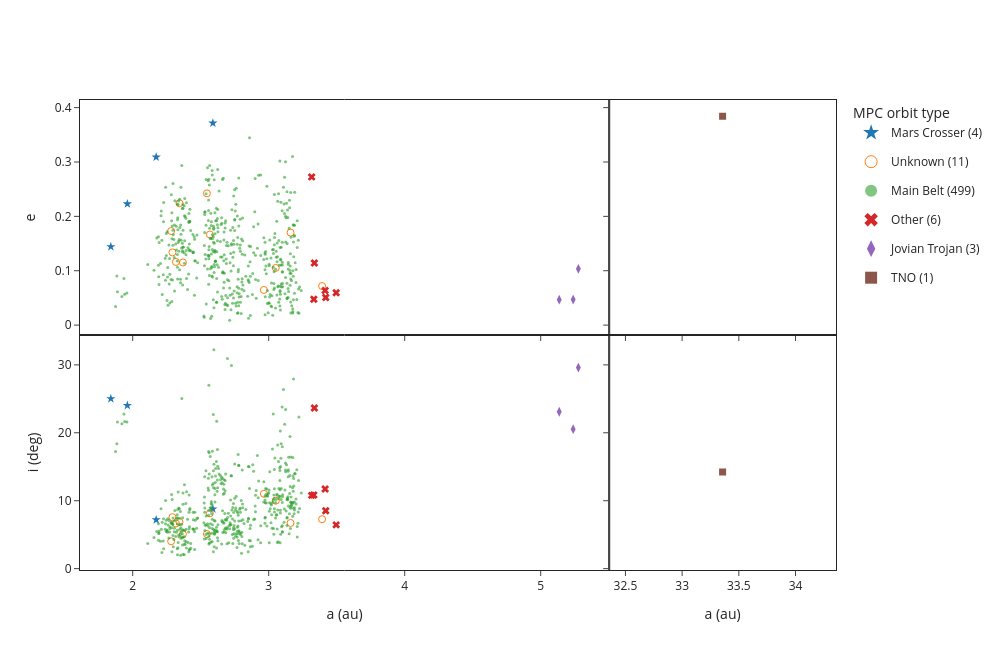

Notebook code cell kept with this figure:
### Code cell
import plotly.graph_objects as go
from plotly.subplots import make_subplots

# a-e and a-i distribution by MPC class. Objects beyond A_SPLIT (TNOs, distant objects)
# go to a narrower right-hand column so the inner Solar System is not compressed.
A_SPLIT = 10  # au

# Class label: the MPC orbit type; if missing, fall back to the object type (e.g. comets)
cls = objects['orbit_type'].replace('None', pd.NA).fillna(objects['object_type']).fillna('Unknown')
plot_df = objects.assign(cls=cls)
counts = plot_df['cls'].value_counts()

symbols = {'Apollo': 'square', 'Aten': 'square-open', 'Atira': 'square-dot', 'Amor': 'triangle-up',
           'Mars Crosser': 'star', 'Hungaria': 'diamond-open', 'Main Belt': 'circle', 'Hilda': 'hexagon',
           'Jovian Trojan': 'diamond-tall', 'Jupiter Coupled': 'diamond', 'Other': 'x',
           'Centaur': 'cross', 'Neptune Trojan': 'pentagon', 'TNO': 'square', 'Unknown': 'circle-open'}
# Show classes from the inner to the outer Solar System (ordered by median a)
order = plot_df.groupby('cls')['a'].median().sort_values().index
palette = ['#1f77b4', '#ff7f0e', '#2ca02c', '#d62728', '#9467bd', '#8c564b', '#e377c2',
           '#7f7f7f', '#bcbd22', '#17becf']
colors_cls = {c: palette[i % len(palette)] for i, c in enumerate(order)}

fig = make_subplots(rows=2, cols=2, shared_xaxes='columns', shared_yaxes='rows',
                    column_widths=[0.7, 0.3], horizontal_spacing=0, vertical_spacing=0)

for c in order:
    d = plot_df[plot_df['cls'] == c]
    small = c == 'Main Belt'  # many points: draw as small dots
    marker = dict(symbol=symbols.get(c, 'circle'), color=colors_cls[c], size=3 if small else 7,
                  opacity=0.6 if small else 1)
    first = True  # one legend entry per class
    for col, part in [(1, d[d['a'] < A_SPLIT]), (2, d[d['a'] >= A_SPLIT])]:
        if part.empty:
            continue
        for row, ycol in [(1, 'e'), (2, 'incl')]:
            fig.add_trace(go.Scatter(
                x=part['a'], y=part[ycol], mode='markers', marker=marker,
                name=f'{c} ({counts[c]})', legendgroup=c, showlegend=first,
                customdata=part['mpc_designation'],
                hovertemplate=f'%{{customdata}}<br>a = %{{x:.3f}} au<br>{ycol} = %{{y:.3f}}<extra>{c}</extra>'),
                row=row, col=col)
            first = False

fig.update_xaxes(showline=True, mirror=True, ticks='outside')
fig.update_yaxes(showline=True, mirror=True, ticks='outside')
fig.update_xaxes(title_text='a (au)', row=2)
fig.update_yaxes(title_text='e', row=1, col=1)
fig.update_yaxes(title_text='i (deg)', row=2, col=1)
fig.update_layout(template='simple_white', width=1000, height=650,
                  legend=dict(title='MPC orbit type', itemsizing='constant'))
fig.show()

### Figure 1 — Plotly figure (JSON) as saved in the notebook; plotly's stock layout.template omitted (floating-point values rounded to 4 significant figures; data arrays with more than 128 entries replaced by an {"elided": "..."} marker saying what was removed)
{"data": [{"customdata": ["(740180) 2001 SU169", "(317189) 2001 YG2", "(455376) 2002 UE17", "2026 DA28"], "hovertemplate": "%{customdata}<br>a = %{x:.3f} au<br>e = %{y:.3f}<extra>Mars Crosser</extra>", "legendgroup": "Mars Crosser", "marker": {"color": "#1f77b4", "opacity": 1, "size": 7, "symbol": "star"}, "mode": "markers", "name": "Mars Crosser (4)", "showlegend": true, "type": "scatter", "x": [1.961, 2.173, 2.59, 1.839], "xaxis": "x", "y": [0.2231, 0.3091, 0.3716, 0.1442], "yaxis": "y"}, {"customdata": ["(740180) 2001 SU169", "(317189) 2001 YG2", "(455376) 2002 UE17", "2026 DA28"], "hovertemplate": "%{customdata}<br>a = %{x:.3f} au<br>incl = %{y:.3f}<extra>Mars Crosser</extra>", "legendgroup": "Mars Crosser", "marker": {"color": "#1f77b4", "opacity": 1, "size": 7, "symbol": "star"}, "mode": "markers", "name": "Mars Crosser (4)", "showlegend": false, "type": "scatter", "x": [1.961, 2.173, 2.59, 1.839], "xaxis": "x3", "y": [24.03, 7.191, 8.786, 25.01], "yaxis": "y3"}, {"customdata": ["(4996) Veisberg", "(47205) 1999 TQ234", "(103271) 2000 AR30", "(76682) 2000 HV66", "(151975) 2004 HU1", "(184208) 2004 PR94", "(495483) 2014 UU55", "(537390) 2015 KV172", "2022 OC78", "2025 MK35", "2025 MQ85"], "hovertemplate": "%{customdata}<br>a = %{x:.3f} au<br>e = %{y:.3f}<extra>Unknown</extra>", "legendgroup": "Unknown", "marker": {"color": "#ff7f0e", "opacity": 1, "size": 7, "symbol": "circle-open"}, "mode": "markers", "name": "Unknown (11)", "showlegend": true, "type": "scatter", "x": [2.546, 2.283, 2.292, 2.965, 2.318, 3.161, 2.567, 3.052, 2.344, 2.369, 3.393], "xaxis": "x", "y": [0.2423, 0.1729, 0.1337, 0.06466, 0.1161, 0.1701, 0.1666, 0.1052, 0.2242, 0.1152, 0.07186], "yaxis": "y"}, {"customdata": ["(4996) Veisberg", "(47205) 1999 TQ234", "(103271) 2000 AR30", "(76682) 2000 HV66", "(151975) 2004 HU1", "(184208) 2004 PR94", "(495483) 2014 UU55", "(537390) 2015 KV172", "2022 OC78", "2025 MK35", "2025 MQ85"], "hovertemplate": "%{customdata}<br>a = %{x:.3f} au<br>incl = %{y:.3f}<extra>Unknown</extra>", "legendgroup": "Unknown", "marker": {"color": "#ff7f0e", "opacity": 1, "size": 7, "symbol": "circle-open"}, "mode": "markers", "name": "Unknown (11)", "showlegend": false, "type": "scatter", "x": [2.546, 2.283, 2.292, 2.965, 2.318, 3.161, 2.567, 3.052, 2.344, 2.369, 3.393], "xaxis": "x3", "y": [5.098, 4.025, 7.575, 11.02, 6.648, 6.721, 8.133, 9.997, 6.865, 5.078, 7.279], "yaxis": "y3"}, {"customdata": {"elided": "499 str values"}, "hovertemplate": "%{customdata}<br>a = %{x:.3f} au<br>e = %{y:.3f}<extra>Main Belt</extra>", "legendgroup": "Main Belt", "marker": {"color": "#2ca02c", "opacity": 0.6, "size": 3, "symbol": "circle"}, "mode": "markers", "name": "Main Belt (499)", "showlegend": true, "type": "scatter", "x": {"elided": "499 float values"}, "xaxis": "x", "y": {"elided": "499 float values"}, "yaxis": "y"}, {"customdata": {"elided": "499 str values"}, "hovertemplate": "%{customdata}<br>a = %{x:.3f} au<br>incl = %{y:.3f}<extra>Main Belt</extra>", "legendgroup": "Main Belt", "marker": {"color": "#2ca02c", "opacity": 0.6, "size": 3, "symbol": "circle"}, "mode": "markers", "name": "Main Belt (499)", "showlegend": false, "type": "scatter", "x": {"elided": "499 float values"}, "xaxis": "x3", "y": {"elided": "499 float values"}, "yaxis": "y3"}, {"customdata": ["2013 GX122", "2022 QX146", "2025 MN13", "2025 MN7", "2025 MY61", "2025 MZ78"], "hovertemplate": "%{customdata}<br>a = %{x:.3f} au<br>e = %{y:.3f}<extra>Other</extra>", "legendgroup": "Other", "marker": {"color": "#d62728", "opacity": 1, "size": 7, "symbol": "x"}, "mode": "markers", "name": "Other (6)", "showlegend": true, "type": "scatter", "x": [3.336, 3.316, 3.332, 3.415, 3.419, 3.496], "xaxis": "x", "y": [0.1141, 0.2726, 0.04741, 0.06355, 0.05071, 0.0595], "yaxis": "y"}, {"customdata": ["2013 GX122", "2022 QX146", "2025 MN13", "2025 MN7", "2025 MY61", "2025 MZ78"], "hovertemplate": "%{customdata}<br>a = %{x:.3f} au<br>incl = %{y:.3f}<extra>Other</extra>", "legendgroup": "Other", "marker": {"color": "#d62728", "opacity": 1, "size": 7, "symbol": "x"}, "mode": "markers", "name": "Other (6)", "showlegend": false, "type": "scatter", "x": [3.336, 3.316, 3.332, 3.415, 3.419, 3.496], "xaxis": "x3", "y": [23.64, 10.78, 10.84, 11.71, 8.514, 6.444], "yaxis": "y3"}, {"customdata": ["2026 DH31", "2026 DL35", "2026 DO44"], "hovertemplate": "%{customdata}<br>a = %{x:.3f} au<br>e = %{y:.3f}<extra>Jovian Trojan</extra>", "legendgroup": "Jovian Trojan", "marker": {"color": "#9467bd", "opacity": 1, "size": 7, "symbol": "diamond-tall"}, "mode": "markers", "name": "Jovian Trojan (3)", "showlegend": true, "type": "scatter", "x": [5.239, 5.277, 5.136], "xaxis": "x", "y": [0.04688, 0.1036, 0.0468], "yaxis": "y"}, {"customdata": ["2026 DH31", "2026 DL35", "2026 DO44"], "hovertemplate": "%{customdata}<br>a = %{x:.3f} au<br>incl = %{y:.3f}<extra>Jovian Trojan</extra>", "legendgroup": "Jovian Trojan", "marker": {"color": "#9467bd", "opacity": 1, "size": 7, "symbol": "diamond-tall"}, "mode": "markers", "name": "Jovian Trojan (3)", "showlegend": false, "type": "scatter", "x": [5.239, 5.277, 5.136], "xaxis": "x3", "y": [20.53, 29.59, 23.09], "yaxis": "y3"}, {"customdata": ["(33128) 1998 BU48"], "hovertemplate": "%{customdata}<br>a = %{x:.3f} au<br>e = %{y:.3f}<extra>TNO</extra>", "legendgroup": "TNO", "marker": {"color": "#8c564b", "opacity": 1, "size": 7, "symbol": "square"}, "mode": "markers", "name": "TNO (1)", "showlegend": true, "type": "scatter", "x": [33.36], "xaxis": "x2", "y": [0.3843], "yaxis": "y2"}, {"customdata": ["(33128) 1998 BU48"], "hovertemplate": "%{customdata}<br>a = %{x:.3f} au<br>incl = %{y:.3f}<extra>TNO</extra>", "legendgroup": "TNO", "marker": {"color": "#8c564b", "opacity": 1, "size": 7, "symbol": "square"}, "mode": "markers", "name": "TNO (1)", "showlegend": false, "type": "scatter", "x": [33.36], "xaxis": "x4", "y": [14.23], "yaxis": "y4"}], "layout": {"height": 650, "legend": {"itemsizing": "constant", "title": {"text": "MPC orbit type"}}, "width": 1000, "xaxis": {"anchor": "y", "domain": [0, 0.7], "matches": "x3", "mirror": true, "showline": true, "showticklabels": false, "ticks": "outside"}, "xaxis2": {"anchor": "y2", "domain": [0.7, 1], "matches": "x4", "mirror": true, "showline": true, "showticklabels": false, "ticks": "outside"}, "xaxis3": {"anchor": "y3", "domain": [0, 0.7], "mirror": true, "showline": true, "ticks": "outside", "title": {"text": "a (au)"}}, "xaxis4": {"anchor": "y4", "domain": [0.7, 1], "mirror": true, "showline": true, "ticks": "outside", "title": {"text": "a (au)"}}, "yaxis": {"anchor": "x", "domain": [0.5, 1], "mirror": true, "showline": true, "ticks": "outside", "title": {"text": "e"}}, "yaxis2": {"anchor": "x2", "domain": [0.5, 1], "matches": "y", "mirror": true, "showline": true, "showticklabels": false, "ticks": "outside"}, "yaxis3": {"anchor": "x3", "domain": [0, 0.5], "mirror": true, "showline": true, "ticks": "outside", "title": {"text": "i (deg)"}}, "yaxis4": {"anchor": "x4", "domain": [0, 0.5], "matches": "y3", "mirror": true, "showline": true, "showticklabels": false, "ticks": "outside"}}}
